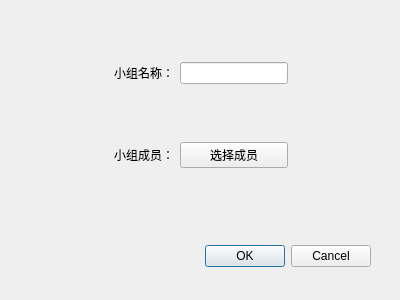
<?xml version="1.0" encoding="UTF-8"?>
<ui version="4.0">
 <class>GroupDialog</class>
 <widget class="QDialog" name="GroupDialog">
  <property name="geometry">
   <rect>
    <x>0</x>
    <y>0</y>
    <width>400</width>
    <height>300</height>
   </rect>
  </property>
  <property name="windowTitle">
   <string>Dialog</string>
  </property>
  <widget class="QDialogButtonBox" name="buttonBox">
   <property name="geometry">
    <rect>
     <x>30</x>
     <y>240</y>
     <width>341</width>
     <height>32</height>
    </rect>
   </property>
   <property name="orientation">
    <enum>Qt::Horizontal</enum>
   </property>
   <property name="standardButtons">
    <set>QDialogButtonBox::Cancel|QDialogButtonBox::Ok</set>
   </property>
  </widget>
  <widget class="QWidget" name="widget" native="true">
   <property name="geometry">
    <rect>
     <x>10</x>
     <y>10</y>
     <width>381</width>
     <height>211</height>
    </rect>
   </property>
   <layout class="QGridLayout" name="gridLayout">
    <item row="0" column="0">
     <spacer name="horizontalSpacer">
      <property name="orientation">
       <enum>Qt::Horizontal</enum>
      </property>
      <property name="sizeHint" stdset="0">
       <size>
        <width>86</width>
        <height>20</height>
       </size>
      </property>
     </spacer>
    </item>
    <item row="1" column="1">
     <widget class="QLabel" name="label_2">
      <property name="text">
       <string>小组成员：</string>
      </property>
     </widget>
    </item>
    <item row="0" column="2">
     <widget class="QLineEdit" name="groupName"/>
    </item>
    <item row="0" column="1">
     <widget class="QLabel" name="label">
      <property name="text">
       <string>小组名称：</string>
      </property>
     </widget>
    </item>
    <item row="0" column="3">
     <spacer name="horizontalSpacer_2">
      <property name="orientation">
       <enum>Qt::Horizontal</enum>
      </property>
      <property name="sizeHint" stdset="0">
       <size>
        <width>85</width>
        <height>20</height>
       </size>
      </property>
     </spacer>
    </item>
    <item row="1" column="2">
     <widget class="QPushButton" name="btn">
      <property name="text">
       <string>选择成员</string>
      </property>
     </widget>
    </item>
   </layout>
  </widget>
 </widget>
 <resources/>
 <connections>
  <connection>
   <sender>buttonBox</sender>
   <signal>accepted()</signal>
   <receiver>GroupDialog</receiver>
   <slot>accept()</slot>
   <hints>
    <hint type="sourcelabel">
     <x>248</x>
     <y>254</y>
    </hint>
    <hint type="destinationlabel">
     <x>157</x>
     <y>274</y>
    </hint>
   </hints>
  </connection>
  <connection>
   <sender>buttonBox</sender>
   <signal>rejected()</signal>
   <receiver>GroupDialog</receiver>
   <slot>reject()</slot>
   <hints>
    <hint type="sourcelabel">
     <x>316</x>
     <y>260</y>
    </hint>
    <hint type="destinationlabel">
     <x>286</x>
     <y>274</y>
    </hint>
   </hints>
  </connection>
 </connections>
</ui>
